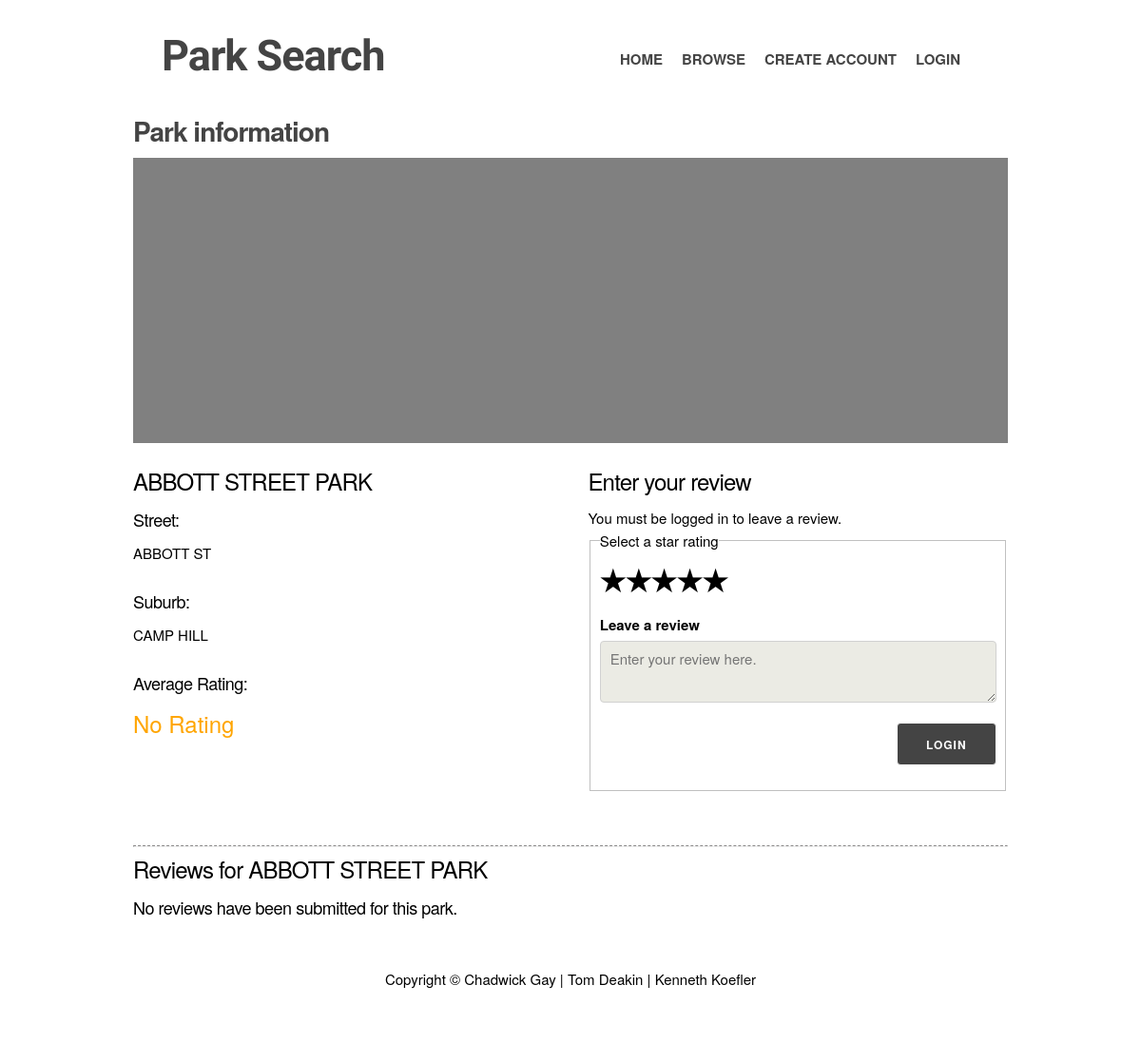
The page /park.php?ParkCode=D1009 on the database its author committed.
### tables this page shows
CREATE TABLE `items` (
  `ID` int(11) NOT NULL,
  `ParkCode` varchar(5) NOT NULL,
  `Name` varchar(70) NOT NULL,
  `Street` varchar(45) NOT NULL,
  `Suburb` varchar(45) NOT NULL,
  `Easting` decimal(10,2) NOT NULL,
  `Northing` decimal(10,2) NOT NULL,
  `Latitude` decimal(10,8) NOT NULL,
  `Longitude` decimal(11,8) NOT NULL
);

### park.php (the view, shortened to what this page needs)
<?php
include("server/PHP/database.php");
?>
<!DOCTYPE html>
<html lang="en">
<head>
    <link rel="stylesheet" href="css/normalize.css">
    <link rel="stylesheet" href="css/style.css">
</head>
<body>
<div class="container">
    <?php include('server/includes/nav.inc'); ?>
    <?php
    function displayAggregateStars($numberOfStars) {
        echo '<span class="star">';
        if ($numberOfStars < 0) {
            echo "No Rating";
        }
    }
    $ParkCode = htmlspecialchars(isset($_GET['ParkCode']) ? $_GET['ParkCode'] : "");
    $Park = array('ID' => -1, 'RatingAvg' => -1);
    $Parks = $pdo->prepare("SELECT ID, ParkCode, Name, Street, Suburb, Easting, Northing, Latitude, Longitude FROM items WHERE ParkCode=:parkcode");
    $Parks->bindValue(':parkcode', $ParkCode);
    $Parks->execute();
    if ($Parks != false && $Parks->rowCount()) {
        $temp = $Parks->fetch();
        if (gettype($temp) == gettype(array())) {
            $Park = array_merge($Park, $temp);
        }
    }
    ?>
    <div class="row">
        <div class="one columns">
            <h3>Park information</h3>
            <div class="park-location">
                <?php if ($Park['ID'] > 0) { ?>
                    <div id="park-map"></div>
                    <br>
                <?php } ?>
            </div>
        </div>
        <div class="row">
            <div class="two columns">
                <div class="park-information" itemscope itemtype="http://schema.org/Place">
                    <?php
                    if ($Park['ID'] > 0) {
                        echo '<h4 itemprop="name">' . $Park['Name'] . '</h4>';
                        echo '<h5>Street:</h5>';
                        echo '<p itemprop="address">' . $Park['Street'] . '</p>';
                        echo '<h5>Suburb:</h5>';
                        echo '<p itemprop="address">' . $Park['Suburb'] . '</p>';
                        echo '<h5>Average Rating:</h5>';
                        displayAggregateStars($Park['RatingAvg']);
                    } else {
                        echo '<h4>Unknown Park.</h4>';
                    }
                    ?>
                </div>
            </div>
            <div class="two columns">
                <?php
                $errors = array();
                if (isset($_POST['txtcomment']) && isset($_SESSION['logged'])) {
                    require 'server/includes/validate.inc';
                    validateReview($errors, $_POST, 'txtcomment');
                    if ($errors) {
                        echo '<div class="validation">';
                        echo '<h5>Invalid submission, correct the following errors:</h5>';
                        echo '<ul>';
                        foreach ($errors as $field => $error) {
                            echo "<li>$error</li>";
                        }
                        echo '</ul>';
                        echo '</div>';
                        include 'server/includes/addReview.inc';
                    } else {
                        $Rating = 0;
                        if (isset($_POST['rating'])) {
                            $Rating = $_POST['rating'];
                        }
                        submitReview($_SESSION['logged'], $Park['ID'], $_POST['txtcomment'], $Rating);
                        echo "Your review has been submitted.";
                        echo "<script>redirectToPage('/park.php?ParkCode=" . $Park['ParkCode'] . "');</script>";
                    }
                } else {
                    include 'server/includes/addReview.inc';
                }
                ?>
            </div>
        </div>
        <div class="row">
            <div class="one column">
                <div class="park-reviews" itemscope itemtype="http://schema.org/Review">
                    <?php
                    echo '<br /><hr />';
                    echo '<h4 itemprop="itemReviewed">Reviews for ' . $Park['Name'] . '</h4>';
                    $Reviews = array();
                    if (count($Reviews) <= 0) {
                        echo '<div><h5>No reviews have been submitted for this park.</h5></div>';
                    }
                    ?>
                </div>
            </div>
        </div>
    </div>
    <?php include('server/includes/footer.inc'); ?>
</div>
</body>
</html>

### css/style.css (style rules this page uses)
.container { position: relative; width: 100%; max-width: 960px; margin: 0 auto; padding: 0 20px; box-sizing: border-box; min-width: 960px; }
.column, .columns { width: 100%; float: left; box-sizing: border-box; }
.container { width: 80%; }
.column, .columns { margin-left: 4%; }
.column:first-child, .columns:first-child { margin-left: 0; }
.one.column, .one.columns { width: 100%; margin-left: 0; }
.two.columns { width: 48%; }
html { font-size: 62.5%; }
body { font-size: 1.5em; line-height: 1.6; font-weight: 400; font-family: "Raleway", "HelveticaNeue", "Helvetica Neue", Helvetica, Arial, sans-serif; }
hr { border-top: 1px dashed #8c8b8b; }
h1, h2, h3, h4, h5, h6 { margin-top: 0; margin-bottom: 1rem; font-weight: 300; }
h3 { font-size: 2.8rem; line-height: 1.3; letter-spacing: -.1rem; color: #444; font-weight: bold; text-align: left; }
h4 { font-size: 2.4rem; line-height: 1.35; letter-spacing: -.08rem; }
h5 { font-size: 1.8rem; line-height: 1.5; letter-spacing: -.05rem; }
p { margin-top: 0; }
#park-map { height: 300px; width: 100%; background-color: grey; }
.star { color: orange; font-size: 24px; }
table, p, ul, ol, form { margin-bottom: 2.5rem; }

### rows shown on the page
items: Name "ABBOTT STREET PARK", Street "ABBOTT ST", Suburb "CAMP HILL"
